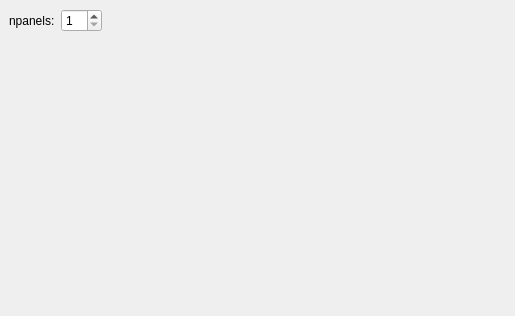
<?xml version="1.0" encoding="UTF-8"?>
<ui version="4.0">
 <class>SNRViewer</class>
 <widget class="QMainWindow" name="SNRViewer">
  <property name="geometry">
   <rect>
    <x>0</x>
    <y>0</y>
    <width>515</width>
    <height>316</height>
   </rect>
  </property>
  <property name="windowTitle">
   <string>SNRViewer</string>
  </property>
  <widget class="QWidget" name="centralwidget">
   <layout class="QGridLayout" name="gridLayout">
    <item row="0" column="1">
     <layout class="QHBoxLayout" name="horizontalLayout">
      <item>
       <widget class="QLabel" name="label">
        <property name="text">
         <string>npanels:</string>
        </property>
       </widget>
      </item>
      <item>
       <widget class="QSpinBox" name="spinBox_npanels">
        <property name="minimum">
         <number>1</number>
        </property>
        <property name="value">
         <number>1</number>
        </property>
       </widget>
      </item>
      <item>
       <spacer name="horizontalSpacer">
        <property name="orientation">
         <enum>Qt::Horizontal</enum>
        </property>
        <property name="sizeHint" stdset="0">
         <size>
          <width>40</width>
          <height>20</height>
         </size>
        </property>
       </spacer>
      </item>
     </layout>
    </item>
    <item row="1" column="1">
     <widget class="amjChartView" name="chart" native="true"/>
    </item>
   </layout>
  </widget>
 </widget>
 <customwidgets>
  <customwidget>
   <class>amjChartView</class>
   <extends>QWidget</extends>
   <header location="global">amjChart.H</header>
   <container>1</container>
  </customwidget>
 </customwidgets>
 <resources/>
 <connections/>
</ui>
